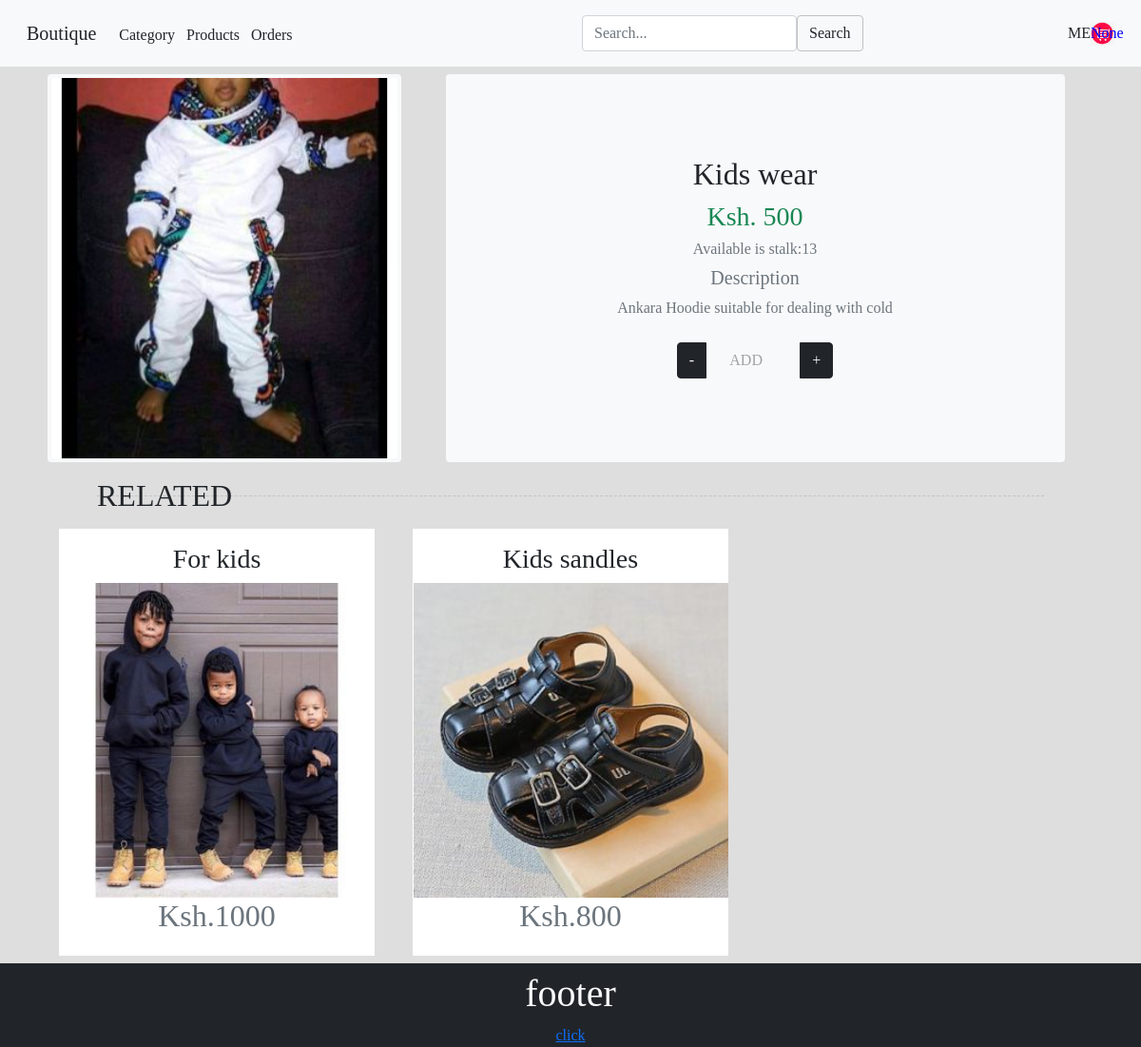
Page /view/7 on the committed database.
### boutique/models.py (models this page shows, shortened)
class Item(models.Model):
    title = models.CharField(max_length=100, unique=True)
    description = models.TextField(max_length=2000)
    img=models.ImageField(upload_to='uploads/')
    price=models.IntegerField(default=0)
    category=models.ManyToManyField(Category)
    trending=models.CharField(max_length=5, choices=TRUE_FALSE, null=True)
    available=models.IntegerField()
    offer=models.CharField(max_length=5, choices=TRUE_FALSE, default='False')
    outofstalk=models.CharField(max_length=5, choices=TRUE_FALSE,default="False")
    agegroup=models.CharField(max_length=200, choices=PREFERENCE, null=True, blank=True)
    size = models.TextField(max_length=10, choices=SIZE_CHOISE, null=True, blank=True)

### boutique/views.py (the view)
# urls.py: path('view/<str:id>',views.more,name='more'),
def more(request, id):
    item=Item.objects.get(id=id, outofstalk='False')
    ip=get_client_ip(request)
    relatedq=Item.objects.filter(category=item.category.first(), outofstalk='False')
    related=randomitem(relatedq, 12)
    if CartIp.objects.filter(ip=ip).exists():
        ipid=CartIp.objects.get(ip=ip).id
        if Cart.objects.filter(ip=ipid, item=Item(id=id)).exists():
            cart=Cart.objects.get(ip=ipid,item=Item(id=id))
            context={"item":item, "cart":cart,"related":related}
            return render(request,'more.html',context)
        else:
            context={"item":item,"related":related}
            return render(request,'more.html',context)
    else:
        context={"item":item,"related":related}
        return render(request,'more.html',context)

### boutique/cart.py (called while the page is built)
def get_client_ip(request):
    x_forwarded_for = request.META.get('HTTP_X_FORWARDED_FOR')
    if x_forwarded_for:
        ip = x_forwarded_for.split(',')[0]
    else:
        ip = request.META.get('REMOTE_ADDR')
    return ip

def cart(request):
    ip=get_client_ip(request)
    if CartIp.objects.filter(ip=ip).exists():
        cartip=CartIp.objects.get(ip=ip).id
        cart=Cart.objects.filter(ip=cartip, checked="False").aggregate(Sum('qty'))['qty__sum']
        return {'atom':cart}
    else:
        cart=0
        return {'atom':cart}

### boutique/views.py (called while the page is built)
def randomitem(itemq, qty):
    items=list(itemq)
    try:
        return random.sample(items,qty)
    except:
        return random.sample(items,len(items))

### templates/more.html (shortened to what this page needs)
{% extends 'base.html' %}
{% load static %}
{% block items %}
<div class="container height-shop">
    <div class="row mx-auto">
        <div class="col-lg-4 bg-light rounded p-1 m-2">
            <div class="product-img">
                <img src="/media/{{item.img}}" alt="">
            </div>
        </div>
        <div class="col-lg-7 col-md-7 bg-light rounded p-2 my-2 mx-auto mid text-dark">
            <div class="text-center w-100 text-muted">
                <h2 class="text-dark">{{item.title}}</h2>
                <h3 class="text-success">Ksh. {{item.price}}</h3>
                <h6>{%if item.available%}Available is stalk:{{item.available}}{%endif%}</h6>
                <h5>Description</h5>
                <p class="text-begin">{{item.description}}</p>
                <div class="cart-btn w-100">
                    <div class="btn-group" id="cart-box">
                        <a class="btn btn-dark down" onclick="atom('{{item.id}}','-1')">-</a>
                        <input class="btn disabled" disabled type="number" min="0" max="{{item.available}}" value="{{cart.qty}}"
                            name="cart" id="{{item.id}}" placeholder="ADD">
                        <a class="btn btn-dark up" onclick="atom('{{item.id}}','1')">+</a>
                    </div>
                </div>
            </div>
        </div>
    </div>
    <div class="row mx-auto">
        <div class="container mx-auto">
            <h2 class="position-relative text-uppercase mx-xl-5 my-2 h2-title" id="products"> <span class="pr-3">Related</span> </h2>
        </div>
        {%for items in related %}
        {%if items.id != item.id%}
        <div class="col-lg-4 col-md-4">
            <div class="product overflow-hidden m-2 text-center">
                <h3 class="overflow-hidden">{{items.title | truncatechars:15}}</h3>
                <figure> <a href="/view/{{items.id}}"><img src="/media/{{items.img}}" alt="{{items.title}}" /></a>
                </figure>
                <h2 class="text-muted">Ksh.{{items.price}}</h2>
            </div>
        </div>
        {%endif%}
        {%endfor%}
    </div>
</div>
{% endblock %}

### static/style.css (style rules this page uses)
.height-shop { min-height: 70vh ; }
.h2-title::after { position: absolute; content: ""; width: 100%; height: 0; top: 50%; left: 0; border-top: 1px dashed #bec5cb; z-index: -1; }
body { font-size: 1.3em; }
.mid { display: flex; flex-direction: column; justify-content: center; align-items: center; }
.product { background-color: #ffffff; padding: 15px; transition: 0.3s linear; }
.product figure { display: flex; margin: 0; justify-content: center; }
.product figure img { height: 331px; }
.product figure img { transition: .4s ease; }
.product-img { display: flex; width:100%; justify-content: center; }
.product-img img { overflow: hidden; height:400px }
.cart-btn { width: 100px; font-size: 2em; }
input[type='number'] { width:100px; overflow: hidden; }
.bg-light { background-color : rgb(26, 151, 155) !important ; }

### templates/base.html (style rules this page uses)
body { background-color: rgba(192, 192, 192, 0.521); font-family: Georgia, 'Times New Roman', Times, serif; }

### rows in the picture
Item: img (picture), title "Kids wear", price "500", available "13", description "Ankara Hoodie suitable for dealing with cold"
Item: title "For kids", img (picture), price "1000"
Item: title "Kids sandles", img (picture), price "800"

### other values in the picture
{{ atom }} "None"
